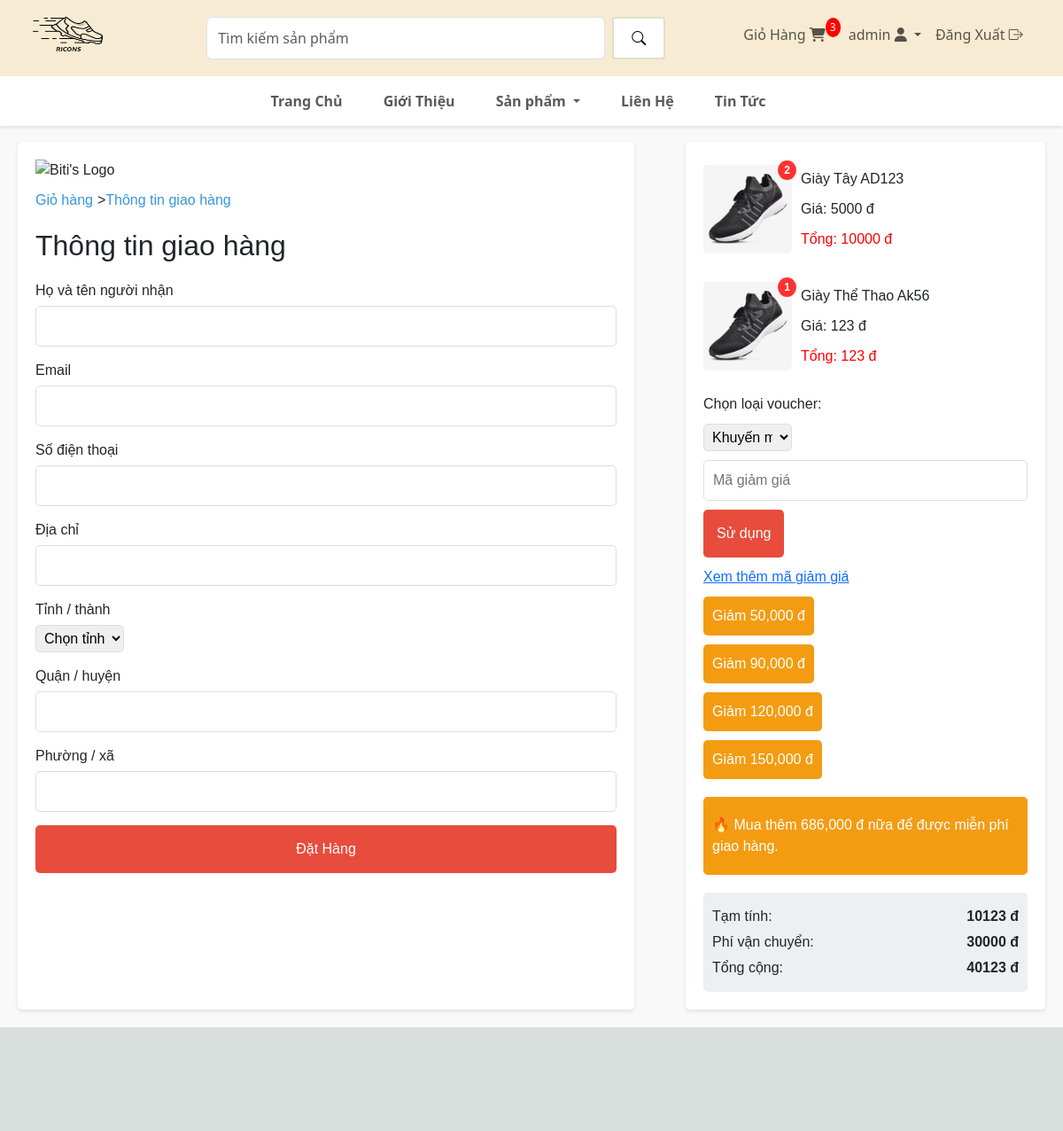
The page /checkout (signed in, upper part) on the database as committed earlier.
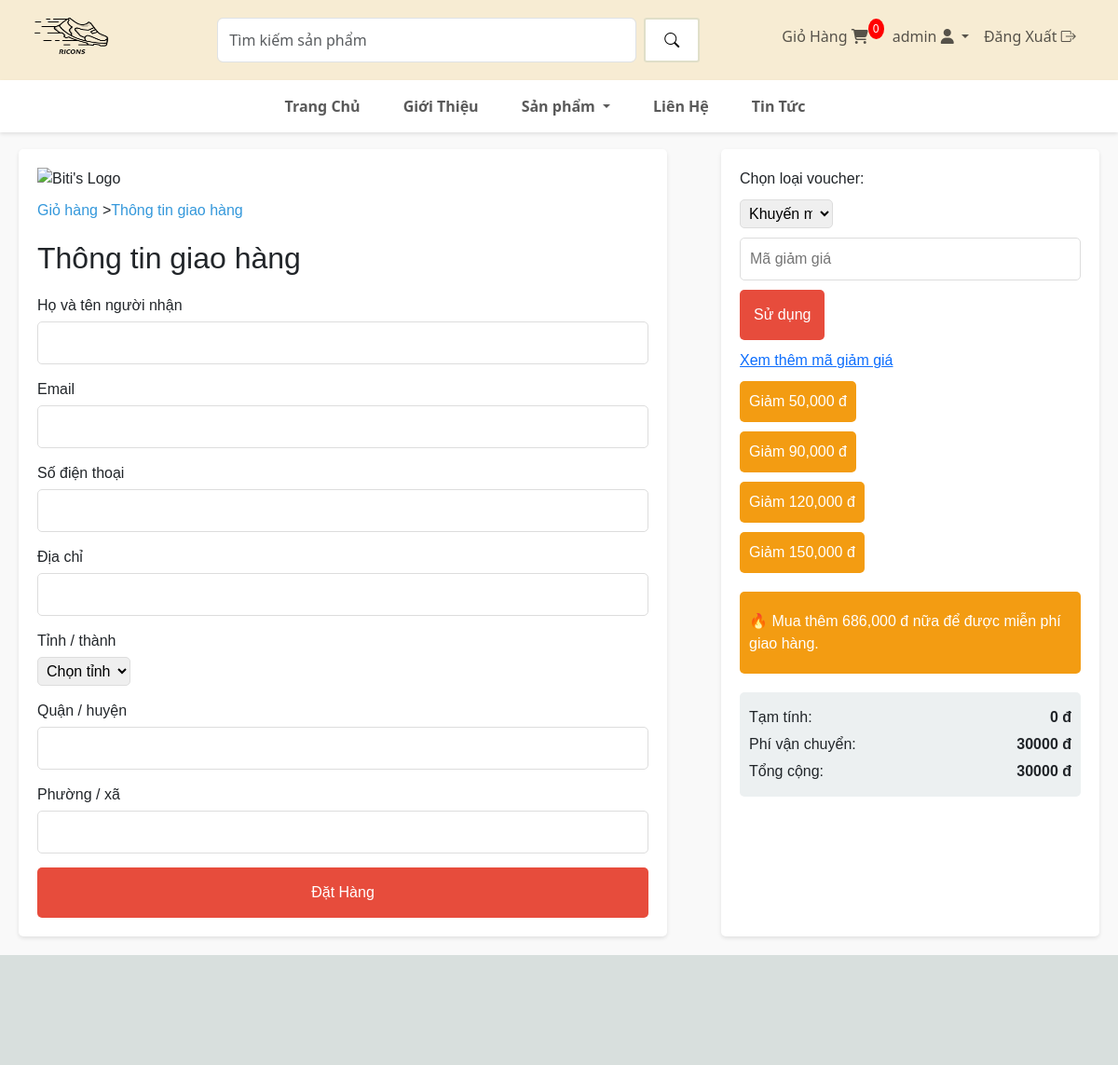
The same page on the database as committed later.
### app/models.py (models this page shows, shortened)
class MucGioHang(models.Model):
    san_pham = models.ForeignKey(SanPham, on_delete=models.SET_NULL, blank=True, null=True)
    gio_hang = models.ForeignKey(GioHang, on_delete=models.SET_NULL, blank=True, null=True)
    so_luong = models.IntegerField(default=0, null=True, blank=True)
    ngay_them = models.DateTimeField(auto_now_add=True)
    kich_thuoc = models.IntegerField(max_length=10, default=37)
    def tinh_tong_gia_cua_tung_muc(self):
        if self.san_pham.gia_km:
            tong_gia = self.san_pham.gia_km * self.so_luong
        else:
            tong_gia = self.san_pham.gia * self.so_luong
        return tong_gia

class SanPham(models.Model):
    the_loai = models.ForeignKey(TheLoai, on_delete=models.CASCADE, default=1)
    ten = models.CharField(max_length=300, null=True, blank=False)
    gia = models.IntegerField(blank=False)
    hinh = models.ImageField(null=True, blank=True)
    khuyen_mai = models.BooleanField(default=False)
    gia_km = models.IntegerField(blank=True, null=True)
    mo_ta = models.CharField(max_length=500, default='', blank=True)

### app/views.py (the view, shortened to what this page needs)
# urls.py: path('checkout', views.checkout, name='checkout'),
def checkout(request):
    theloai_list = TheLoai.objects.all()
    gio_hang = GioHang.objects.get(khach_hang=request.user, hoan_thanh=False)
    muc_gio_hang = MucGioHang.objects.filter(gio_hang=gio_hang)
    gia_tri_gio_hang = 0
    for muc in muc_gio_hang:
        muc.tong_gia_cua_tung_muc = muc.tinh_tong_gia_cua_tung_muc()
        gia_tri_gio_hang += muc.tong_gia_cua_tung_muc
    context = {
        'muc_gio_hang' : muc_gio_hang,
        'gia_tri_gio_hang' : gia_tri_gio_hang,
        'theloai_list' : theloai_list,
    }
    return render(request, 'app/checkout.html', context)

### app/context_processors.py (called while the page is built)
def tong_san_pham_trong_gio_hang(request):
    return {
        'tong_san_pham_trong_gio_hang': lay_so_luong_san_pham_trong_gio_hang(request.user)
    }

### app/views.py (called while the page is built)
def lay_so_luong_san_pham_trong_gio_hang(user):
    if user.is_authenticated:
        gio_hang = GioHang.objects.filter(khach_hang=user, hoan_thanh=False).first()
        if gio_hang:
            muc_gio_hang = MucGioHang.objects.filter(gio_hang=gio_hang)
            tong_san_pham = 0
            for muc in muc_gio_hang:
                tong_san_pham += muc.so_luong
            return tong_san_pham
    return 0

### app/templates/app/checkout.html (shortened to what this page needs)
{% extends 'app/base.html' %}
{% block checkout %}
<div class="checkout">
    <div class="checkout-section">
        <div class="logo">
            <img src="bitis-logo.png" alt="Biti's Logo">
        </div>
        <div class="breadcrumb">
            <a href="#">Giỏ hàng</a> &gt; <a href="#">Thông tin giao hàng</a>
        </div>
        <h2>Thông tin giao hàng</h2>
        <form method="post" action="{% url 'checkout' %}">
            <div class="form-group">
                <label for="name">Họ và tên người nhận</label>
                <input type="text" id="name" name="name" required>
            </div>
            <div class="form-group">
                <label for="email">Email</label>
                <input type="email" id="email" name="email" required>
            </div>
            <div class="form-group">
                <label for="phone">Số điện thoại</label>
                <input type="tel" id="phone" name="phone" required>
            </div>
            <div class="form-group">
                <label for="address">Địa chỉ</label>
                <input type="text" id="address" name="address" required>
            </div>
            <div class="form-group">
                <label for="city">Tỉnh / thành</label>
                <select id="city" name="city" required>
                    <option>Chọn tỉnh / thành</option>
                </select>
            </div>
            <div class="form-group">
                <label for="district">Quận / huyện</label>
                <input type="text" id="district" name="district" required>
            </div>
            <div class="form-group">
                <label for="ward">Phường / xã</label>
                <input type="text" id="ward" name="ward" required>
            </div>
            <button type="submit">Đặt Hàng</button>
        </form>
    </div>
    <div class="order-summary">
        {% for muc in muc_gio_hang %}
        <div class="product-summary">
            <div style="position: relative;">
                <img src="{{muc.san_pham.hinh.url}}" alt="Product Image" style="display: block;">
                <span style="position: absolute;
                top: -5px;
                right: 5px;
                background-color: rgba(255, 0, 0, 0.8);
                color: white;
                padding: 2px 7px;
                border-radius: 50%;
                font-size: 12px;
                font-weight: bold;">{{muc.so_luong}}</span>
            </div>
            <div>
                <p>{{muc.san_pham.ten}}</p>
                {% if muc.san_pham.khuyen_mai == True %}
                <p>Giá: {{muc.san_pham.gia_km}} đ </p>
                {% else %}
                <p>Giá: {{muc.san_pham.gia}} đ </p>
                {% endif %}
                <p style="color: red;">Tổng: {{muc.tong_gia_cua_tung_muc}} đ</p>
            </div>
        </div>
        {% endfor %}
        <div class="voucher-section">
            <label for="voucher">Chọn loại voucher:</label>
            <select id="voucher" name="voucher">
                <option value="promotion">Khuyến mãi</option>
            </select>
            <input type="text" id="voucher-code" name="voucher-code" placeholder="Mã giảm giá">
            <button type="button">Sử dụng</button>
            <a href="#">Xem thêm mã giảm giá</a>
            <div class="voucher-list">
                <button>Giảm 50,000 đ</button>
                <button>Giảm 90,000 đ</button>
                <button>Giảm 120,000 đ</button>
                <button>Giảm 150,000 đ</button>
            </div>
        </div>
        <div class="shipping-info">
            <p>🔥 Mua thêm <span>686,000 đ</span> nữa để được miễn phí giao hàng.</p>
        </div>
        <div class="price-summary">
            <p>Tạm tính: <span>{{gia_tri_gio_hang}} đ</span></p>
            <p>Phí vận chuyển: <span>30000 đ</span></p>
            <p>Tổng cộng: <span>{{gia_tri_gio_hang|add:30000}} đ</span></p>
        </div>
    </div>
</div>
{% endblock checkout %}

### app/templates/app/base.html (shortened to what this page needs)
{% load static %}
<!DOCTYPE html>
<html lang="en">
<head>
    <link href="https://cdn.jsdelivr.net/npm/bootstrap@5.3.3/dist/css/bootstrap.min.css" rel="stylesheet">
    <link rel="stylesheet" href="{% static 'app/style.css' %}">
    <link rel="stylesheet" href="https://cdn.jsdelivr.net/npm/bootstrap-icons@1.11.3/font/bootstrap-icons.min.css">
    <link rel="stylesheet" href="https://cdnjs.cloudflare.com/ajax/libs/font-awesome/6.5.2/css/all.min.css">
</head>
<body>
    <div class="container-fluid sticky-top">
        <nav class="navbar navbar-expand-lg justify-content-center" style="background-color: #f7ecd3;">
            <a href="{% url 'home'%}" class="navbar-brand"><img src="{% static 'images/logo.png'%}"
                    style="width: 80px; height: 60px;" alt=""></a>
            <ul class="navbar-nav">
                <li class="nav-item" style="margin-left: 100px; margin-right: 80px;">
                    <form class="d-flex" role="search" action="{% url 'search' %}">
                        <input class="form-control me-2" name="search" type="search" placeholder="Tìm kiếm sản phẩm"
                            aria-label="Search" style="width: 450px; border-radius: 20;">
                        <button class="btn btn-outline-success" type="submit">
                            <i class="bi bi-search"></i>
                        </button>
                    </form>
                </li>
                <li class="nav-item" style="margin-right: 10px;">
                    <a class="nav-link" href="{% url 'cart' %}">
                        Giỏ Hàng
                        <span class="cart-icon">
                            <i class="fa-solid fa-cart-shopping"></i>
                        </span>
                        <span class="cart-count">{{ tong_san_pham_trong_gio_hang }}</span>
                    </a>
                </li>
                {% if user.is_authenticated %}
                <li class="nav-item dropdown">
                    <a class="nav-link dropdown-toggle" href="#" role="button" data-bs-toggle="dropdown"
                        aria-expanded="false">
                        {{request.user}} <i class="fa-solid fa-user"></i>
                    </a>
                </li>
                <li class="nav-item">
                    <a class="nav-link" href="{% url 'logout_user' %}">
                        Đăng Xuất <i class="bi bi-box-arrow-right"></i>
                    </a>
                </li>
                {% else %}
                <li class="nav-item">
                    <a class="nav-link" href="{% url 'login_user' %}">Đăng Nhập <i class="fa-solid fa-key"></i></a>
                </li>
                {% endif %}
            </ul>
        </nav>
        <nav class="navbar navbar-expand-sm justify-content-center"
            style="background-color: white; box-shadow: 0px 2px 4px rgba(0, 0, 0, 0.1);">
            <ul class="navbar-nav">
                <li class="nav-item" style="margin-right: 30px;">
                    <a class="nav-link" href="{% url 'home' %}"><b>Trang Chủ</b></a>
                </li>
                <li class="nav-item" style="margin-right: 30px;">
                    <a class="nav-link" href="#"><b>Giới Thiệu</b></a>
                </li>
                <li class="nav-item dropdown" style="margin-right: 30px;">
                    <a class="nav-link dropdown-toggle" href="#" role="button" data-bs-toggle="dropdown"
                        aria-expanded="false">
                        <b>Sản phẩm</b>
                    </a>
                </li>
                <li class="nav-item" style="margin-right: 30px;">
                    <a class="nav-link" href="#"><b>Liên Hệ</b></a>
                </li>
                <li class="nav-item" style="margin-right: 30px;">
                    <a class="nav-link" href="#"><b>Tin Tức</b></a>
                </li>
            </ul>
        </nav>
    </div>
    {% block checkout %} {% endblock checkout %}
</body>
</html>

Rows that differ between the two databases and show on the page:
removed MucGioHang: san_pham.hinh (picture), so_luong "2", san_pham.ten "Giày Tây AD123", san_pham.gia_km "5000", tong_gia_cua_tung_muc "10000"
removed MucGioHang: san_pham.hinh (picture), so_luong "1", san_pham.ten "Giày Thể Thao Ak56", san_pham.gia "123", tong_gia_cua_tung_muc "123"
Other text that changed with them:
{{ tong_san_pham_trong_gio_hang }}: "3" → "0"
{{ gia_tri_gio_hang }}: "10123" → "0"
{{ gia_tri_gio_hang|add:30000 }}: "40123" → "30000"
